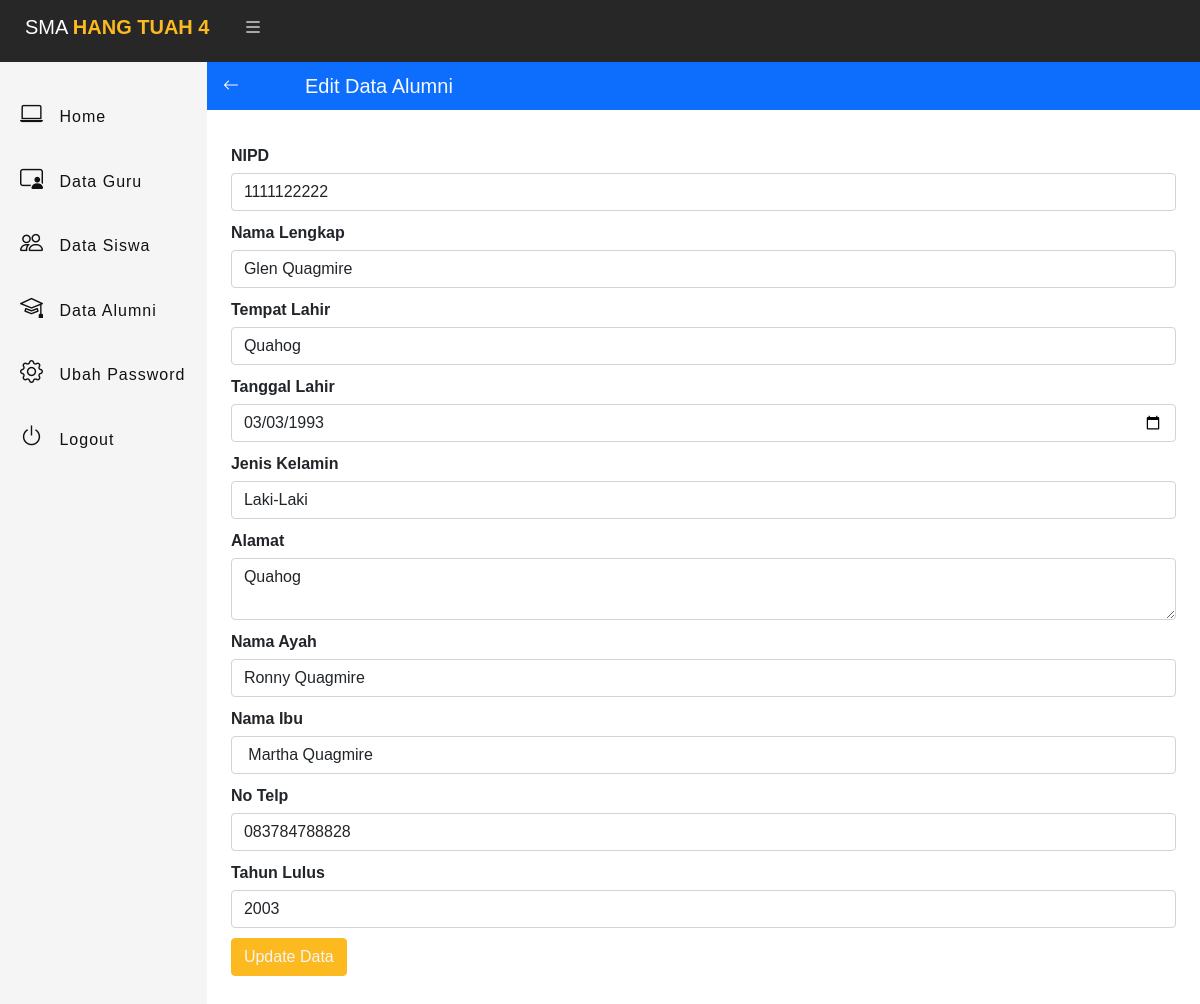
Page /admin.php?p=data-alumni-edit&id=76&aksi=edit (signed in) on the committed database.
### tables this page shows
CREATE TABLE `siswa` (
  `id_siswa` int(11) NOT NULL,
  `nipd` varchar(75) NOT NULL,
  `nama_lengkap` varchar(100) NOT NULL,
  `tempat_lahir` varchar(75) NOT NULL,
  `tgl_lahir` date NOT NULL,
  `jenis_kelamin` varchar(1) NOT NULL,
  `alamat` varchar(255) NOT NULL,
  `nama_ayah` varchar(100) NOT NULL,
  `nama_ibu` varchar(100) NOT NULL,
  `notelp` varchar(25) DEFAULT NULL,
  `tahun_lulus` year(4) DEFAULT NULL
);

### database.php (called while the page is built, shortened)
<?php
class database
{
	var $host = "localhost";
	var $uname = "root";
	var $pass = "";
	var $db = "tmp_sekolah";
	var $port = "3307";
	var $conn;
	function __construct()
	{
		$this->conn = mysqli_connect($this->host, $this->uname, $this->pass, $this->db, $this->port);
	}
	function getdata_edit($id)
	{
		$data = mysqli_query($this->conn, "select * from siswa where id_siswa='$id'");
		while ($d = mysqli_fetch_array($data)) {
			$hasil[] = $d;
		}
		return $hasil;
	}
}
?>

### alumni/edit.php (the view, shortened to what this page needs)
<?php
  include 'database.php';
    $db = new database();
    $db->getdata_edit($_GET['id']);
?>
<div class="container-fluid bg-primary text-light">
    <div class="row p-1 mt-2">
        <div class="col-1">
            <a href="?p=data-alumni" class="text-white">
                <i class="bi bi-arrow-left"></i>
            </a>
        </div>
        <div class="col-10">
            <h5>Edit Data Alumni</h5>
        </div>
    </div>
</div>
<div class="container p-4 editform">
    <form action="alumni/proses.php?aksi=update" method="post" enctype="multipart/form-data">
        <?php foreach($db->getdata_edit($_GET['id']) as $x): ?>
        <div class="form-group">
            <label>NIPD</label>
            <input type="text" name="nipd" class="form-control" value="<?php echo $x['nipd']; ?>">
        </div>
        <div class="form-group">
            <label>Nama Lengkap</label>
            <input type="text" name="nama_lengkap" class="form-control" value="<?php echo $x['nama_lengkap']; ?>">
        </div>
        <div class="form-group">
            <label>Tempat Lahir</label>
            <input type="text" name="tempat_lahir" class="form-control" value="<?php echo $x['tempat_lahir']; ?>">
        </div>
        <div class="form-group">
            <label>Tanggal Lahir</label>
            <input type="date" name="tgl_lahir" class="form-control" value="<?php echo $x['tgl_lahir']; ?>">
        </div>
        <div class="form-group">
            <label>Jenis Kelamin</label>
            <select name="jenis_kelamin" class="form-control">
                <option value="L" <?php if($x['jenis_kelamin'] == 'L'){echo "selected";} ?>>Laki-Laki</option>
            </select>
        </div>
        <div class="form-group">
            <label>Alamat</label>
            <textarea name="alamat" class="form-control"><?php echo $x['alamat']; ?></textarea>
        </div>
        <div class="form-group">
            <label>Nama Ayah</label>
            <input type="text" name="nama_ayah" class="form-control" value="<?php echo $x['nama_ayah']; ?>">
        </div>
        <div class="form-group">
            <label>Nama Ibu</label>
            <input type="text" name="nama_ibu" class="form-control" value="<?php echo $x['nama_ibu']; ?>">
        </div>
        <div class="form-group">
            <label>No Telp</label>
            <input type="text" name="notelp" class="form-control" value="<?php echo $x['notelp']; ?>">
        </div>
        <div class="form-group">
            <label>Tahun Lulus</label>
            <input type="text" name="tahun_lulus" class="form-control" value="<?php echo $x['tahun_lulus']; ?>">
        </div>
        <div class="form-group">
            <input type="submit" name="submit" class="btn btn-primary" value="Update Data">
        </div>
        <?php endforeach; ?>
    </form>
</div>

### css/admin.css (style rules this page uses)
* { padding: 0; margin: 0; box-sizing: border-box; font-family: "Poppins", sans-serif; }
a { text-decoration: none; }
.btn-primary { background-color: #fcb920; border-color: #fcb920; color: whitesmoke; }

### css/edit.css (style rules this page uses)
.form-group { margin-bottom: 10px; margin-top: 10px; }
.form-group label { font-weight: bold; margin-bottom: 5px; }

### rows in the picture
siswa: nipd "1111122222", nama_lengkap "Glen Quagmire", tempat_lahir "Quahog", tgl_lahir "03/03/1993", jenis_kelamin "Laki-Laki", alamat "Quahog", nama_ayah "Ronny Quagmire", nama_ibu "Martha Quagmire", notelp "083784788828", tahun_lulus "2003"
